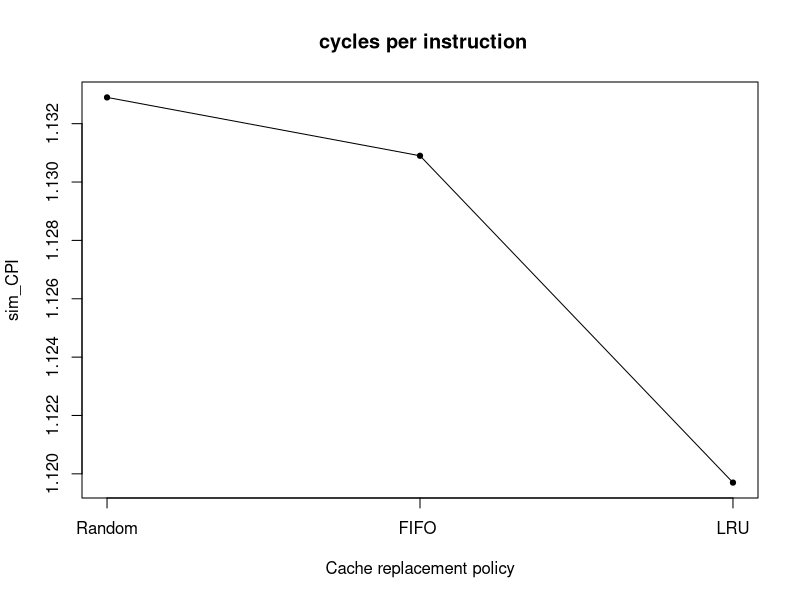
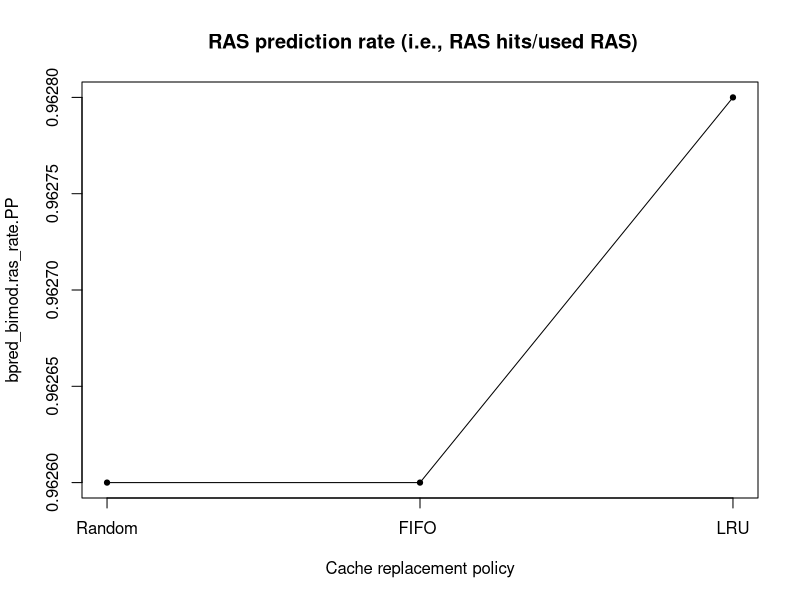
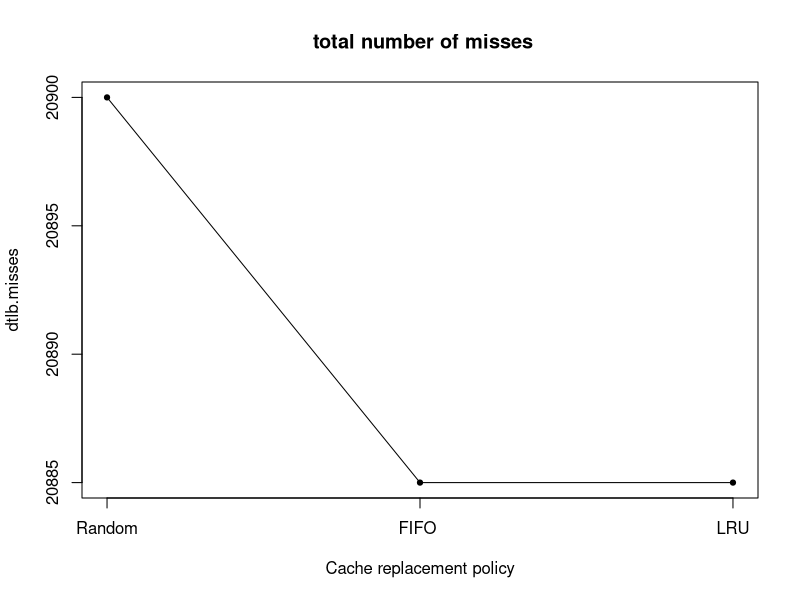
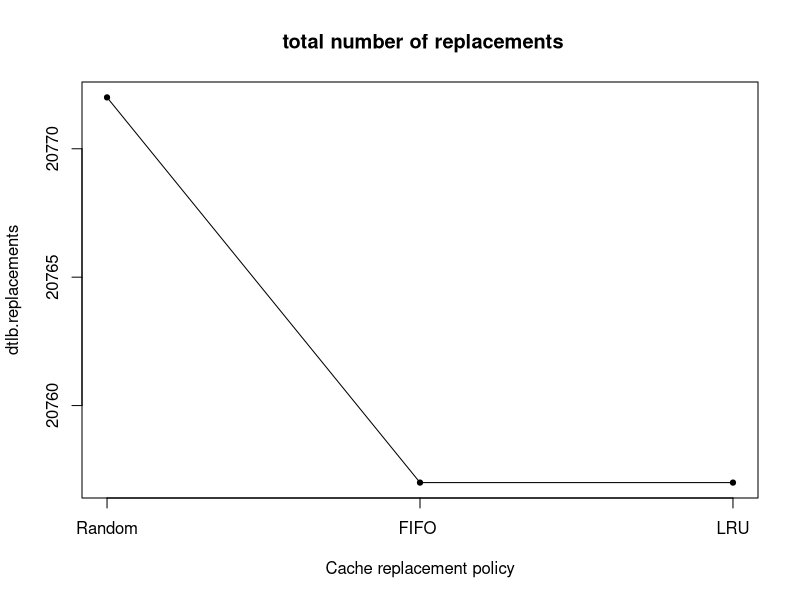
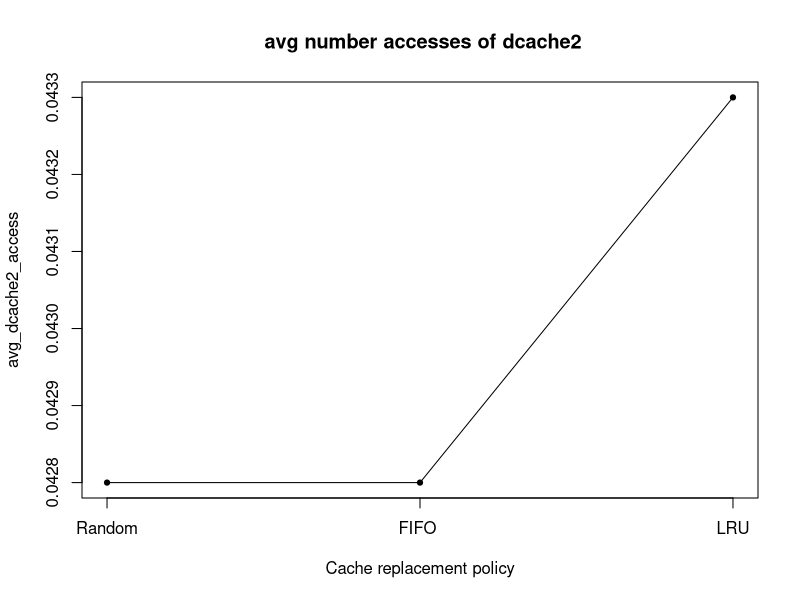
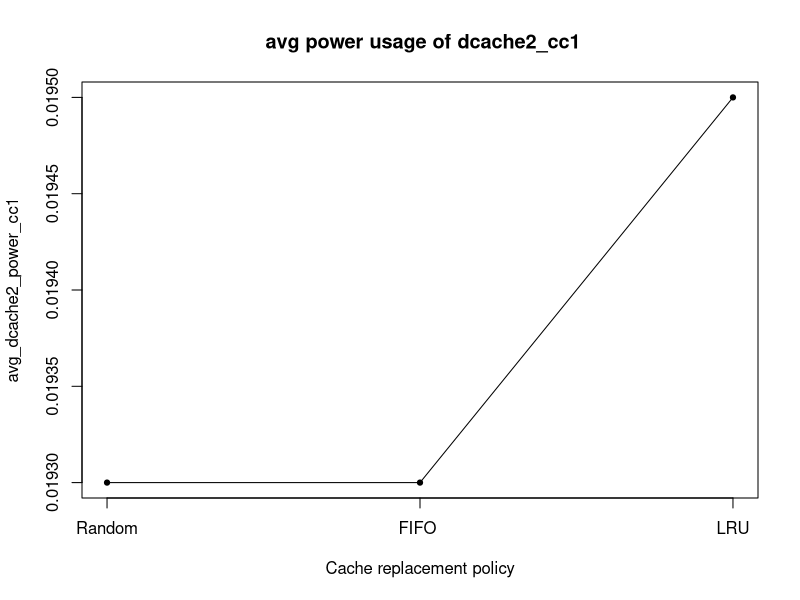
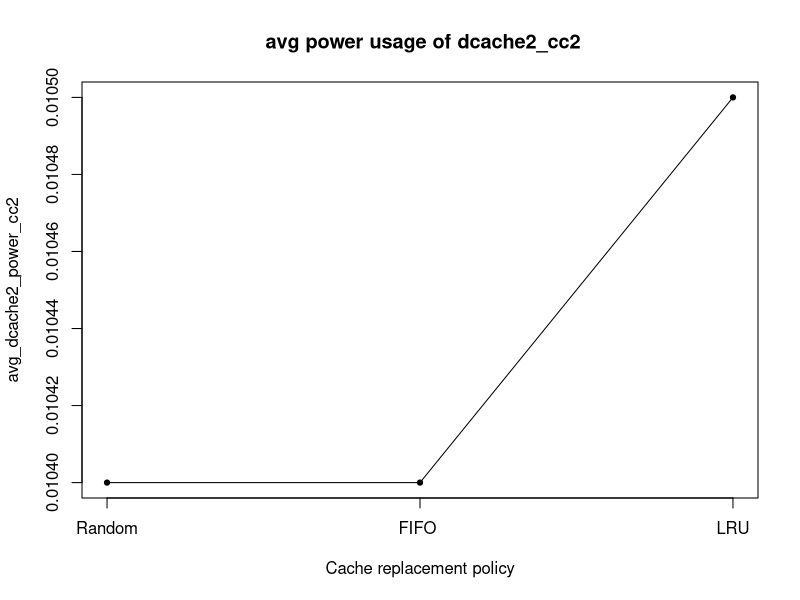
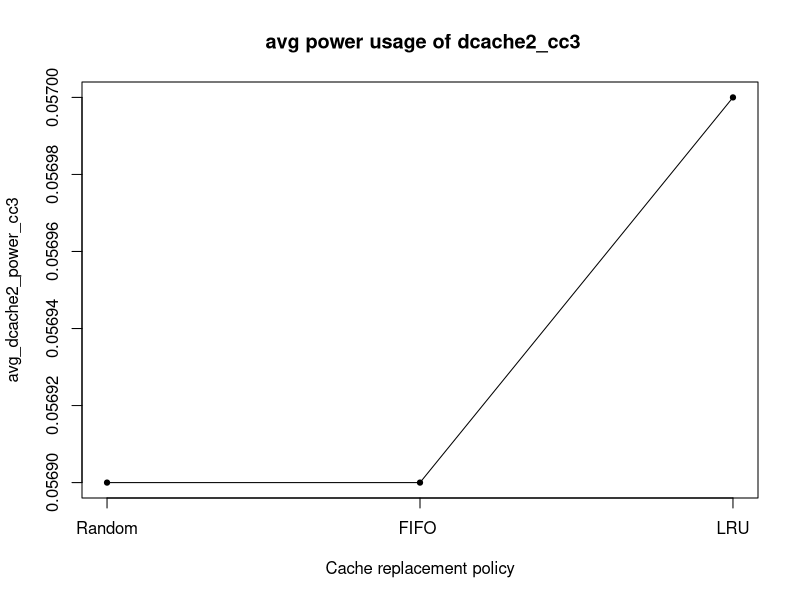

These charts were generated, in order, by the following R code:
start <- 219
top <- 20
xlab <- "Cache replacement policy"
labels <- c('Random','FIFO ','LRU')

data <- readLines("Results/results_CacheRPR.txt") 
data <- data[start:length(data) - 1]
n <- length(data)
empty <- rep(0, n)
results <- data.frame(metric = empty, C1 = empty)
for(i in 1:n){
  result <- strsplit(strsplit(data[i], "#")[[1]][1], "\\s+")[[1]]
  results[i,1] <- result[1]
  results[i,2] <- as.numeric(result[2])
}
data <- readLines("Results/results_CacheRPF.txt") 
data <- data[start:length(data) - 1]
results$C2 <- empty
for(i in 1:n){
  result <- strsplit(strsplit(data[i], "#")[[1]][1], "\\s+")[[1]]
  results[i,3] <- as.numeric(result[2])
}
data <- readLines("Results/results_CacheRPL.txt") 
data <- data[start:length(data) - 1]
results$C8 <- empty
results$desc <- empty
for(i in 1:n){
  result <- strsplit(strsplit(data[i], "#")[[1]][1], "\\s+")[[1]]
  results[i,4] <- as.numeric(result[2])
  results[i,5] <- strsplit(data[i], "#")[[1]][2]
}

plot(1:3,results[15,2:4],type='l',axes=F,ylab=results[15,1]
     ,main=results[15,5]
     ,xlab=xlab)
points(1:3,results[15,2:4],cex=0.7,pch=21,bg=1)
box()
axis(1,at=1:3,labels=labels)
axis(2)

results$min <- apply(results[,2:4],1,min)
results$max <- apply(results[,2:4],1,max)
results$range <- results$max - results$min
results$sd <- apply(results[,2:4],1,sd)
results$index <- results$sd / results$range

results <- results[with(results,order(-index)),]
write.csv(results,'Results/metrics_CacheRP.csv',row.names = F)
results <- results[1:top,1:5]

for(i in 1:top){
  plot(1:3,results[i,2:4],type='l',axes=F,ylab=results[i,1]
       ,main=results[i,5]
       ,xlab=xlab)
  box()
  axis(1,at=1:3,labels=labels)
  axis(2)
  points(1:3,results[i,2:4],cex=0.7,pch=21,bg=1)
}